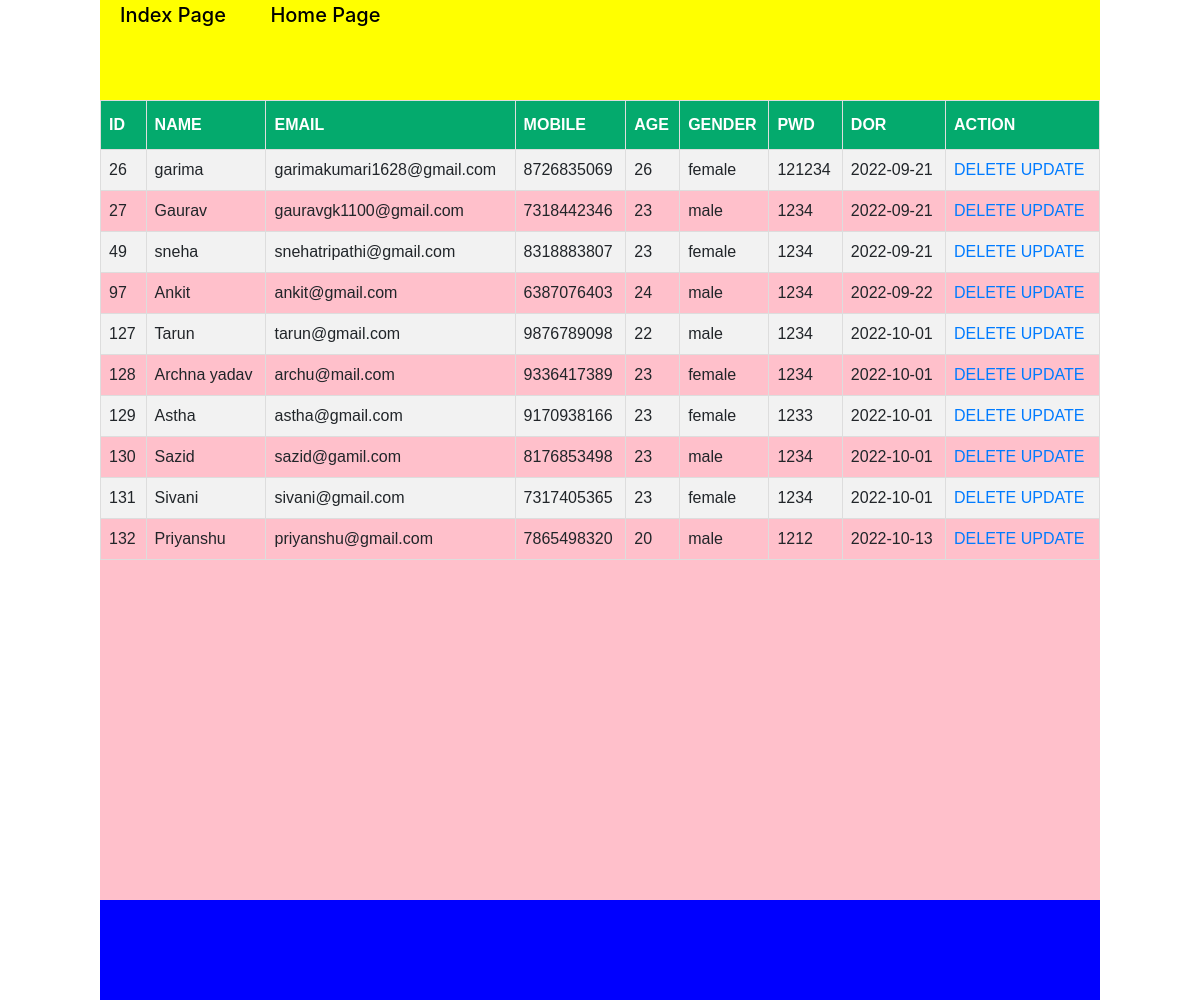
/allusername.php, run on the app's committed database.
### tables this page shows
CREATE TABLE `users` (
  `userid` int(8) NOT NULL,
  `name` varchar(50) NOT NULL,
  `email` varchar(50) NOT NULL,
  `mobile` varchar(15) NOT NULL,
  `age` int(200) NOT NULL,
  `gender` varchar(6) NOT NULL,
  `pwd` varchar(20) NOT NULL,
  `dor` date NOT NULL,
  `propic` varchar(255) NOT NULL DEFAULT 'images/user.png'
);

### allusername.php (the view, shortened to what this page needs)
<?php
$conn=mysqli_connect( 'localhost','root','','sharemind1' );
$sql="SELECT * FROM users";
$result=mysqli_query($conn, $sql);
?>
<!DOCTYPE HTML>
<html lang="en-US">
<head>
    <link rel="stylesheet" href="css/bootstrap.min.css">
    <link rel="stylesheet" href="css/main.css">
</head>
<body>
	<div id="main">
		<div id="header">
			<a href="index.php">Index Page</a>
			<a href="home.php">Home Page</a>
		</div>
		<div id="content">
			<table id="customers">
				<tr>
					<th>ID</th>
					<th>NAME</th>
					<th>EMAIL</th>
					<th>MOBILE</th>
					<th>AGE</th>
					<th>GENDER</th>
					<th>PWD</th>
					<th>DOR</th>
					<th>ACTION</th>
				</tr>
				<?php while($userrow=mysqli_fetch_assoc($result)){ ?>
					<tr>
						<td><?php echo $userrow['userid']; ?></td>
						<td><?php echo $userrow['name']; ?></td>
						<td><?php echo $userrow['email']; ?></td>
						<td><?php echo $userrow['mobile']; ?></td>
						<td><?php echo $userrow['age']; ?></td>
						<td><?php echo $userrow['gender']; ?></td>
						<td><?php echo $userrow['pwd']; ?></td>
						<td><?php echo $userrow['dor']; ?></td>
						<td>
							<a href="delete.php?usersDeleteId=<?php echo $userrow['userid']; ?>" onclick="return confirm('Are you sure you want to delete this user?');">DELETE</a>
							<a href="allusername.php?userUpdateId=<?php echo $userrow['userid']; ?>" onclick="return confirm('Are you sure you want to Update this User?');">UPDATE</a>
						</td>
					</tr>
				<?php } ?>
			</table>
		</div>
		<div id="footer"></div>
	</div>
</body>
</html>

### allusername.php (style rules this page uses)
* { margin:0; padding:0; }
#main { width:1000px; height:800px; background:green; margin:0 auto; }
#header { height:100px; background:yellow; }
#header a { font-size:20px; padding:20px; color:black; font-weight:500; text-decoration:none; }
#content { height:800px; background:pink; }
#footer { height:100px; background:blue; }
#customers { font-family: Arial, Helvetica, sans-serif; border-collapse: collapse; width: 100%; }
#customers td, #customers th { border: 1px solid #ddd; padding: 8px; }
#customers tr:nth-child(even) { background-color: #f2f2f2; }
#customers th { padding-top: 12px; padding-bottom: 12px; text-align: left; background-color: #04AA6D; color: white; }

### data on the page
users: userid "26", name "garima", email "garimakumari1628@gmail.com", mobile "8726835069", age "26", gender "female", pwd "121234", dor "2022-09-21"
users: userid "27", name "Gaurav", email "gauravgk1100@gmail.com", mobile "7318442346", age "23", gender "male", pwd "1234", dor "2022-09-21"
users: userid "49", name "sneha", email "snehatripathi@gmail.com", mobile "8318883807", age "23", gender "female", pwd "1234", dor "2022-09-21"
users: userid "97", name "Ankit", email "ankit@gmail.com", mobile "6387076403", age "24", gender "male", pwd "1234", dor "2022-09-22"
users: userid "127", name "Tarun", email "tarun@gmail.com", mobile "9876789098", age "22", gender "male", pwd "1234", dor "2022-10-01"
users: userid "128", name "Archna yadav", email "archu@mail.com", mobile "9336417389", age "23", gender "female", pwd "1234", dor "2022-10-01"
users: userid "129", name "Astha", email "astha@gmail.com", mobile "9170938166", age "23", gender "female", pwd "1233", dor "2022-10-01"
users: userid "130", name "Sazid", email "sazid@gamil.com", mobile "8176853498", age "23", gender "male", pwd "1234", dor "2022-10-01"
users: userid "131", name "Sivani", email "sivani@gmail.com", mobile "7317405365", age "23", gender "female", pwd "1234", dor "2022-10-01"
users: userid "132", name "Priyanshu", email "priyanshu@gmail.com", mobile "7865498320", age "20", gender "male", pwd "1212", dor "2022-10-13"
